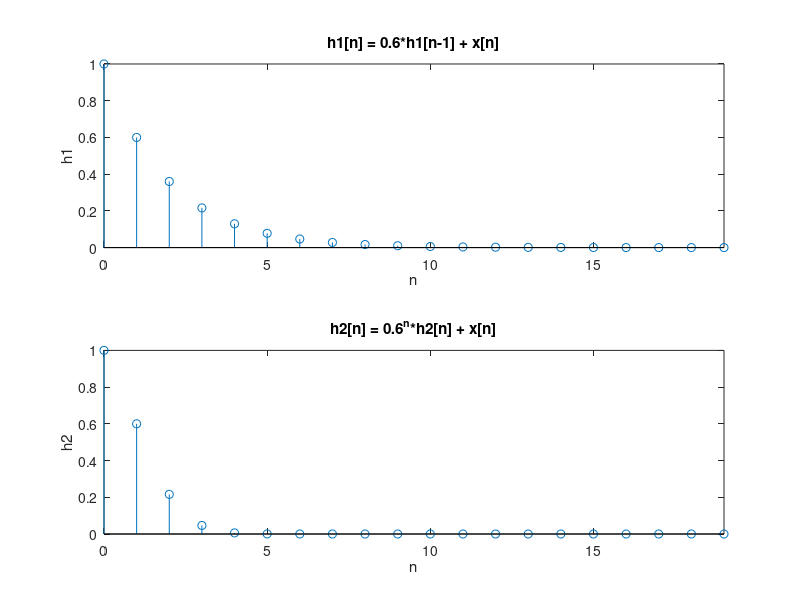

Reproduce this figure in MATLAB.
n = 0:19;
x = [1 zeros(1, 19)];

%System1
a1 = [1 -0.6];
b1 = [1 0];
h1 = filter(b1, a1, x);

%System2
h2 = zeros(1, 20);
h2(1) = 1; %cuz h2(i) = 0 if i <1, h2[0] = x[0] = 1, h2[1] = h2[0] + 0;

for i = 1:19
    h2(i + 1) = 0.6^i * h2(i) +x(i + 1);
end

subplot(2, 1, 1)
stem(n, h1), axis([0, 19, ylim]);
xlabel('n');
ylabel('h1');
title('h1[n] = 0.6*h1[n-1] + x[n]');
subplot(2, 1, 2)
stem(n, h2), axis([0, 19, ylim]);
xlabel('n');
ylabel('h2');
title('h2[n] = 0.6^n*h2[n] + x[n]');
